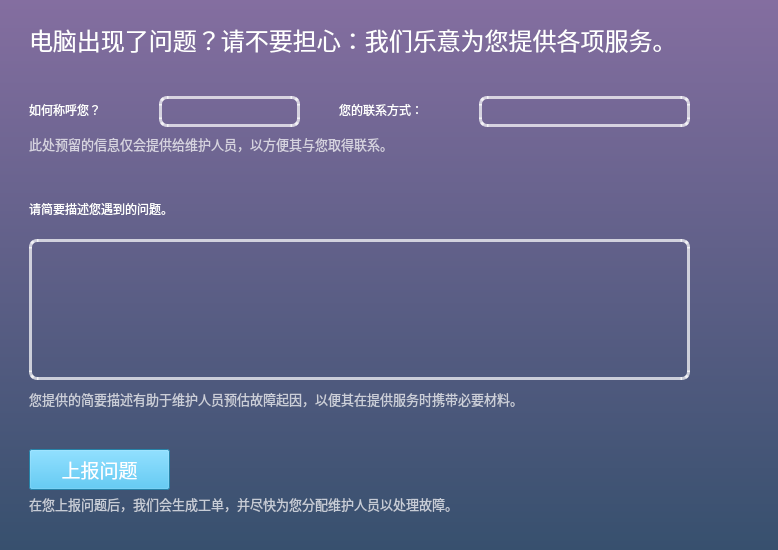
<?xml version="1.0" encoding="UTF-8"?>
<ui version="4.0">
 <class>ReportProblem</class>
 <widget class="QMainWindow" name="ReportProblem">
  <property name="geometry">
   <rect>
    <x>0</x>
    <y>0</y>
    <width>778</width>
    <height>550</height>
   </rect>
  </property>
  <property name="minimumSize">
   <size>
    <width>778</width>
    <height>550</height>
   </size>
  </property>
  <property name="maximumSize">
   <size>
    <width>778</width>
    <height>550</height>
   </size>
  </property>
  <property name="windowTitle">
   <string>MainWindow</string>
  </property>
  <widget class="QWidget" name="centralwidget">
   <property name="styleSheet">
    <string notr="true">background-color: qlineargradient(y1: 0, y2: 1, stop: 0 rgb(132, 110, 160), stop:1 rgb(55, 80, 110));

color: rgb(255, 255, 255); </string>
   </property>
   <widget class="QStackedWidget" name="RP_stackedWidget">
    <property name="geometry">
     <rect>
      <x>-1</x>
      <y>-1</y>
      <width>781</width>
      <height>551</height>
     </rect>
    </property>
    <property name="styleSheet">
     <string notr="true">background: transparent; </string>
    </property>
    <widget class="QWidget" name="main_page">
     <widget class="QLabel" name="report_problem_header">
      <property name="geometry">
       <rect>
        <x>30</x>
        <y>20</y>
        <width>661</width>
        <height>41</height>
       </rect>
      </property>
      <property name="font">
       <font>
        <family>Noto Mono</family>
        <pointsize>18</pointsize>
        <weight>50</weight>
        <italic>false</italic>
        <bold>false</bold>
       </font>
      </property>
      <property name="styleSheet">
       <string notr="true">font: 18pt &quot;Noto Mono&quot;;</string>
      </property>
      <property name="text">
       <string>电脑出现了问题？请不要担心：我们乐意为您提供各项服务。</string>
      </property>
     </widget>
     <widget class="QLabel" name="appellation_prompt">
      <property name="geometry">
       <rect>
        <x>30</x>
        <y>90</y>
        <width>121</width>
        <height>41</height>
       </rect>
      </property>
      <property name="minimumSize">
       <size>
        <width>0</width>
        <height>40</height>
       </size>
      </property>
      <property name="styleSheet">
       <string notr="true">font: 14pt &quot;Noto Mono&quot;;</string>
      </property>
      <property name="text">
       <string>如何称呼您？</string>
      </property>
     </widget>
     <widget class="QLineEdit" name="appellation_edit">
      <property name="geometry">
       <rect>
        <x>160</x>
        <y>97</y>
        <width>141</width>
        <height>31</height>
       </rect>
      </property>
      <property name="autoFillBackground">
       <bool>false</bool>
      </property>
      <property name="styleSheet">
       <string notr="true">QLineEdit{
	/* background-color: rgba(255, 255, 255, 200);
	color: rgba(0, 0, 0, 170);  */
	border: 3px solid rgba(255, 255, 255, 180);
	border-radius: 8px;
	background: transparent;
	font: 14pt &quot;Noto Mono&quot;;
	font-weight: bold; 
}</string>
      </property>
      <property name="maxLength">
       <number>12</number>
      </property>
     </widget>
     <widget class="QLabel" name="phone_prompt">
      <property name="geometry">
       <rect>
        <x>340</x>
        <y>90</y>
        <width>131</width>
        <height>41</height>
       </rect>
      </property>
      <property name="minimumSize">
       <size>
        <width>0</width>
        <height>40</height>
       </size>
      </property>
      <property name="styleSheet">
       <string notr="true">font: 14pt &quot;Noto Mono&quot;;</string>
      </property>
      <property name="text">
       <string>您的联系方式：</string>
      </property>
     </widget>
     <widget class="QLabel" name="information_explain_1">
      <property name="geometry">
       <rect>
        <x>30</x>
        <y>135</y>
        <width>689</width>
        <height>20</height>
       </rect>
      </property>
      <property name="maximumSize">
       <size>
        <width>16777215</width>
        <height>20</height>
       </size>
      </property>
      <property name="font">
       <font>
        <family>Noto Mono</family>
        <pointsize>10</pointsize>
        <weight>50</weight>
        <italic>false</italic>
        <bold>false</bold>
       </font>
      </property>
      <property name="styleSheet">
       <string notr="true">font: 10pt &quot;Noto Mono&quot;;
color: rgba(255, 255, 255, 180);</string>
      </property>
      <property name="text">
       <string>此处预留的信息仅会提供给维护人员，以方便其与您取得联系。</string>
      </property>
      <property name="wordWrap">
       <bool>true</bool>
      </property>
     </widget>
     <widget class="QLabel" name="description_prompt">
      <property name="geometry">
       <rect>
        <x>30</x>
        <y>190</y>
        <width>241</width>
        <height>40</height>
       </rect>
      </property>
      <property name="minimumSize">
       <size>
        <width>0</width>
        <height>40</height>
       </size>
      </property>
      <property name="styleSheet">
       <string notr="true">font: 14pt &quot;Noto Mono&quot;;</string>
      </property>
      <property name="text">
       <string>请简要描述您遇到的问题。</string>
      </property>
     </widget>
     <widget class="QTextEdit" name="description_textedit">
      <property name="geometry">
       <rect>
        <x>30</x>
        <y>240</y>
        <width>661</width>
        <height>141</height>
       </rect>
      </property>
      <property name="styleSheet">
       <string notr="true">QTextEdit{
	/* background-color: rgba(255, 255, 255, 200);
	color: rgba(0, 0, 0, 170);  */
	border: 3px solid rgba(255, 255, 255, 180);
	border-radius: 8px;
	background: transparent;
	font: 12pt &quot;Noto Mono&quot;;
	/* font-weight: bold;  */
}</string>
      </property>
     </widget>
     <widget class="QLabel" name="information_explain_2">
      <property name="geometry">
       <rect>
        <x>30</x>
        <y>390</y>
        <width>689</width>
        <height>20</height>
       </rect>
      </property>
      <property name="maximumSize">
       <size>
        <width>16777215</width>
        <height>20</height>
       </size>
      </property>
      <property name="font">
       <font>
        <family>Noto Mono</family>
        <pointsize>10</pointsize>
        <weight>50</weight>
        <italic>false</italic>
        <bold>false</bold>
       </font>
      </property>
      <property name="styleSheet">
       <string notr="true">font: 10pt &quot;Noto Mono&quot;;
color: rgba(255, 255, 255, 180);</string>
      </property>
      <property name="text">
       <string>您提供的简要描述有助于维护人员预估故障起因，以便其在提供服务时携带必要材料。</string>
      </property>
      <property name="wordWrap">
       <bool>true</bool>
      </property>
     </widget>
     <widget class="QPushButton" name="rp_submit_btn">
      <property name="geometry">
       <rect>
        <x>30</x>
        <y>450</y>
        <width>141</width>
        <height>41</height>
       </rect>
      </property>
      <property name="styleSheet">
       <string notr="true">QPushButton {
	font-size:14pt; color: rgb(255, 255, 255);
	background-color: rgb(54,183,235);
}</string>
      </property>
      <property name="text">
       <string>上报问题</string>
      </property>
     </widget>
     <widget class="QLabel" name="information_explain_3">
      <property name="geometry">
       <rect>
        <x>30</x>
        <y>495</y>
        <width>689</width>
        <height>20</height>
       </rect>
      </property>
      <property name="maximumSize">
       <size>
        <width>16777215</width>
        <height>20</height>
       </size>
      </property>
      <property name="font">
       <font>
        <family>Noto Mono</family>
        <pointsize>10</pointsize>
        <weight>50</weight>
        <italic>false</italic>
        <bold>false</bold>
       </font>
      </property>
      <property name="styleSheet">
       <string notr="true">font: 10pt &quot;Noto Mono&quot;;
color: rgba(255, 255, 255, 180);</string>
      </property>
      <property name="text">
       <string>在您上报问题后，我们会生成工单，并尽快为您分配维护人员以处理故障。</string>
      </property>
      <property name="wordWrap">
       <bool>true</bool>
      </property>
     </widget>
     <widget class="QLineEdit" name="phone_edit">
      <property name="geometry">
       <rect>
        <x>480</x>
        <y>97</y>
        <width>211</width>
        <height>31</height>
       </rect>
      </property>
      <property name="autoFillBackground">
       <bool>false</bool>
      </property>
      <property name="styleSheet">
       <string notr="true">QLineEdit{
	/* background-color: rgba(255, 255, 255, 200);
	color: rgba(0, 0, 0, 170);  */
	border: 3px solid rgba(255, 255, 255, 180);
	border-radius: 8px;
	background: transparent;
	font: 14pt &quot;Noto Mono&quot;;
	font-weight: bold; 
}</string>
      </property>
      <property name="maxLength">
       <number>12</number>
      </property>
     </widget>
    </widget>
    <widget class="QWidget" name="page_2"/>
   </widget>
  </widget>
 </widget>
 <resources/>
 <connections/>
</ui>
